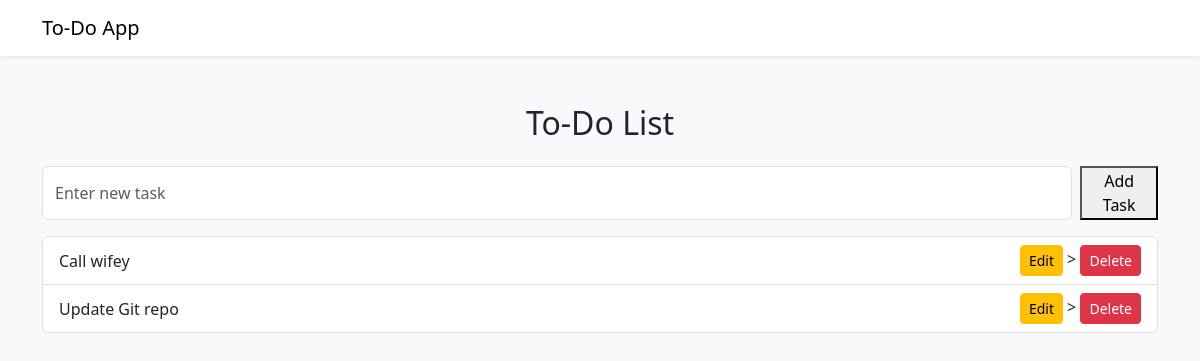
Before: / with the older database file.
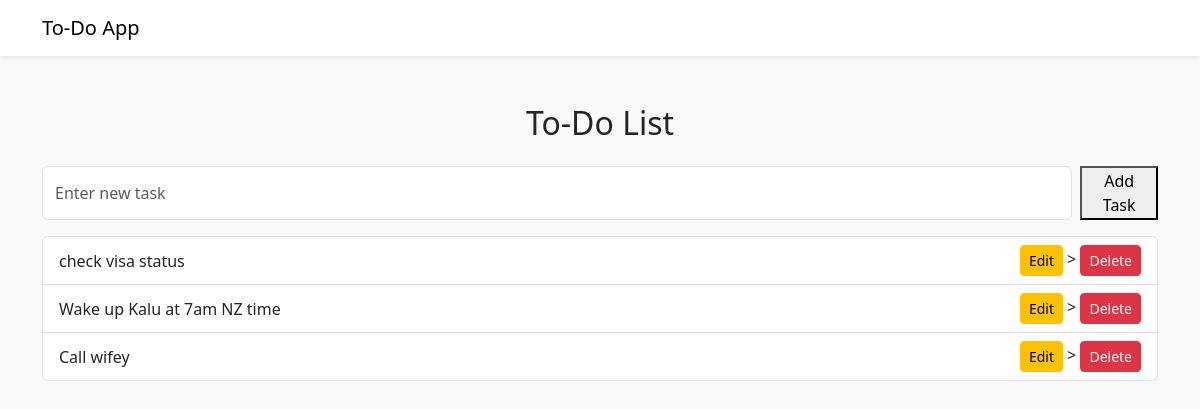
After: the same page with the newer database file.
### tables this page shows
CREATE TABLE tasks(
                id INTEGER PRIMARY KEY AUTOINCREMENT,
                title TEXT NOT NULL
        );

### app.py (the view)
@app.route("/")
def index():
    conn = get_db_connection()
    tasks = conn.execute("SELECT * FROM tasks ORDER BY id DESC").fetchall()
    conn.close()
    return render_template("index.html", tasks=tasks)

### app.py (called while the page is built)
def get_db_connection():
    conn = sqlite3.connect("task.db")
    conn.row_factory = sqlite3.Row
    return conn

### templates/index.html
{% extends "base.html" %}
{% block content %}
<h2 class="text-center mb-4">To-Do List</h2>
 <form action="{{ url_for('add_task') }}" method="post" class="d-flex mb-3">
     <input type="text" name="task" placeholder="Enter new task" class="form-control me-2" required>
     <button type="submit">Add Task</button>
</form>
 <ul class="list-group">
    {% for task in tasks %}
    <li class="list-group-item d-flex justify-content-between align-items-center">
        <span>{{ task['title'] }}</span>
        <div>
            <a href="{{ url_for('edit_task', id=task['id']) }}" class="btn btn-warning btn-sm">Edit</a>
           >
            <form action="{{ url_for('delete_task', task_id=task['id']) }}" method="POST" style="display:inline;">
                <button type="submit" class="btn btn-danger btn-sm">Delete</button>
            </form>
        </div>
    </li>
    {% else %}
    <li class="list-group-item">No tasks available. Add your First Task</li>
    {% endfor %}
 </ul>
{% endblock %}

### templates/base.html (shortened to what this page needs)
<!DOCTYPE html>
<html lang="en">
    <head>
        <link href="https://cdn.jsdelivr.net/npm/bootstrap@5.3.0/dist/css/bootstrap.min.css" rel="stylesheet">
    </head>
    <body class="bg-light">
        <nav class="navbar navbar-light bg-white shadow-sm">
            <div class="container">
                <a class="navbar-brand" href="{{ url_for('index') }}">To-Do App</a>
            </div>
        </nav>
        <div class="container mt-5">
            {% block content %}{% endblock %}
        </div>
    </body>
</html>

Changed rows visible on the page:
removed tasks: title "Update Git repo"
added tasks: title "check visa status"
added tasks: title "Wake up Kalu at 7am NZ time"
